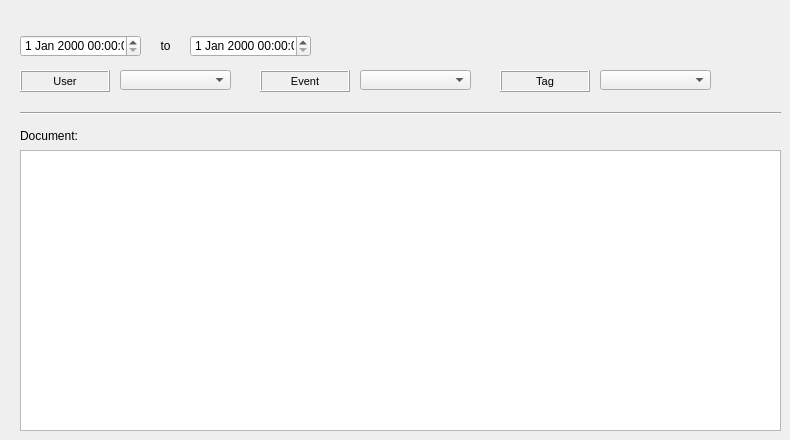
   <widget class="QWidget" name="tab_7">
    <attribute name="title">
     <string>Document</string>
    </attribute>
    <widget class="QDateTimeEdit" name="dateTimeEdit_14">
     <property name="geometry">
      <rect>
       <x>190</x>
       <y>35</y>
       <width>121</width>
       <height>22</height>
      </rect>
     </property>
    </widget>
    <widget class="QTableWidget" name="tableWidget_12">
     <property name="geometry">
      <rect>
       <x>20</x>
       <y>150</y>
       <width>761</width>
       <height>281</height>
      </rect>
     </property>
    </widget>
    <widget class="Line" name="line_6">
     <property name="geometry">
      <rect>
       <x>20</x>
       <y>105</y>
       <width>761</width>
       <height>16</height>
      </rect>
     </property>
     <property name="orientation">
      <enum>Qt::Horizontal</enum>
     </property>
    </widget>
    <widget class="QLabel" name="label_81">
     <property name="geometry">
      <rect>
       <x>500</x>
       <y>70</y>
       <width>90</width>
       <height>22</height>
      </rect>
     </property>
     <property name="font">
      <font>
       <pointsize>8</pointsize>
      </font>
     </property>
     <property name="frameShape">
      <enum>QFrame::Box</enum>
     </property>
     <property name="frameShadow">
      <enum>QFrame::Raised</enum>
     </property>
     <property name="text">
      <string>Tag</string>
     </property>
     <property name="textFormat">
      <enum>Qt::AutoText</enum>
     </property>
     <property name="scaledContents">
      <bool>false</bool>
     </property>
     <property name="alignment">
      <set>Qt::AlignCenter</set>
     </property>
     <property name="margin">
      <number>3</number>
     </property>
    </widget>
    <widget class="QComboBox" name="comboBox_45">
     <property name="geometry">
      <rect>
       <x>600</x>
       <y>70</y>
       <width>111</width>
       <height>20</height>
      </rect>
     </property>
    </widget>
    <widget class="QLabel" name="label_140">
     <property name="geometry">
      <rect>
       <x>20</x>
       <y>125</y>
       <width>90</width>
       <height>22</height>
      </rect>
     </property>
     <property name="font">
      <font>
       <pointsize>9</pointsize>
      </font>
     </property>
     <property name="frameShape">
      <enum>QFrame::NoFrame</enum>
     </property>
     <property name="frameShadow">
      <enum>QFrame::Plain</enum>
     </property>
     <property name="text">
      <string>Document:</string>
     </property>
     <property name="textFormat">
      <enum>Qt::AutoText</enum>
     </property>
     <property name="scaledContents">
      <bool>false</bool>
     </property>
     <property name="alignment">
      <set>Qt::AlignLeading|Qt::AlignLeft|Qt::AlignVCenter</set>
     </property>
     <property name="margin">
      <number>3</number>
     </property>
    </widget>
    <widget class="QLabel" name="label_76">
     <property name="geometry">
      <rect>
       <x>260</x>
       <y>70</y>
       <width>90</width>
       <height>22</height>
      </rect>
     </property>
     <property name="font">
      <font>
       <pointsize>8</pointsize>
      </font>
     </property>
     <property name="frameShape">
      <enum>QFrame::Box</enum>
     </property>
     <property name="frameShadow">
      <enum>QFrame::Raised</enum>
     </property>
     <property name="text">
      <string>Event</string>
     </property>
     <property name="textFormat">
      <enum>Qt::AutoText</enum>
     </property>
     <property name="scaledContents">
      <bool>false</bool>
     </property>
     <property name="alignment">
      <set>Qt::AlignCenter</set>
     </property>
     <property name="margin">
      <number>3</number>
     </property>
    </widget>
    <widget class="QLabel" name="label_141">
     <property name="geometry">
      <rect>
       <x>150</x>
       <y>35</y>
       <width>31</width>
       <height>22</height>
      </rect>
     </property>
     <property name="font">
      <font>
       <pointsize>9</pointsize>
      </font>
     </property>
     <property name="frameShape">
      <enum>QFrame::NoFrame</enum>
     </property>
     <property name="frameShadow">
      <enum>QFrame::Raised</enum>
     </property>
     <property name="text">
      <string>to</string>
     </property>
     <property name="textFormat">
      <enum>Qt::AutoText</enum>
     </property>
     <property name="scaledContents">
      <bool>false</bool>
     </property>
     <property name="alignment">
      <set>Qt::AlignCenter</set>
     </property>
     <property name="margin">
      <number>3</number>
     </property>
    </widget>
    <widget class="QLabel" name="label_63">
     <property name="geometry">
      <rect>
       <x>20</x>
       <y>70</y>
       <width>90</width>
       <height>22</height>
      </rect>
     </property>
     <property name="font">
      <font>
       <pointsize>8</pointsize>
      </font>
     </property>
     <property name="frameShape">
      <enum>QFrame::Box</enum>
     </property>
     <property name="frameShadow">
      <enum>QFrame::Raised</enum>
     </property>
     <property name="text">
      <string>User</string>
     </property>
     <property name="textFormat">
      <enum>Qt::AutoText</enum>
     </property>
     <property name="scaledContents">
      <bool>false</bool>
     </property>
     <property name="alignment">
      <set>Qt::AlignCenter</set>
     </property>
     <property name="margin">
      <number>3</number>
     </property>
    </widget>
    <widget class="QComboBox" name="comboBox_40">
     <property name="geometry">
      <rect>
       <x>120</x>
       <y>70</y>
       <width>111</width>
       <height>20</height>
      </rect>
     </property>
    </widget>
    <widget class="QComboBox" name="comboBox_43">
     <property name="geometry">
      <rect>
       <x>360</x>
       <y>70</y>
       <width>111</width>
       <height>20</height>
      </rect>
     </property>
    </widget>
    <widget class="QDateTimeEdit" name="dateTimeEdit_13">
     <property name="geometry">
      <rect>
       <x>20</x>
       <y>35</y>
       <width>121</width>
       <height>22</height>
      </rect>
     </property>
    </widget>
   </widget>
